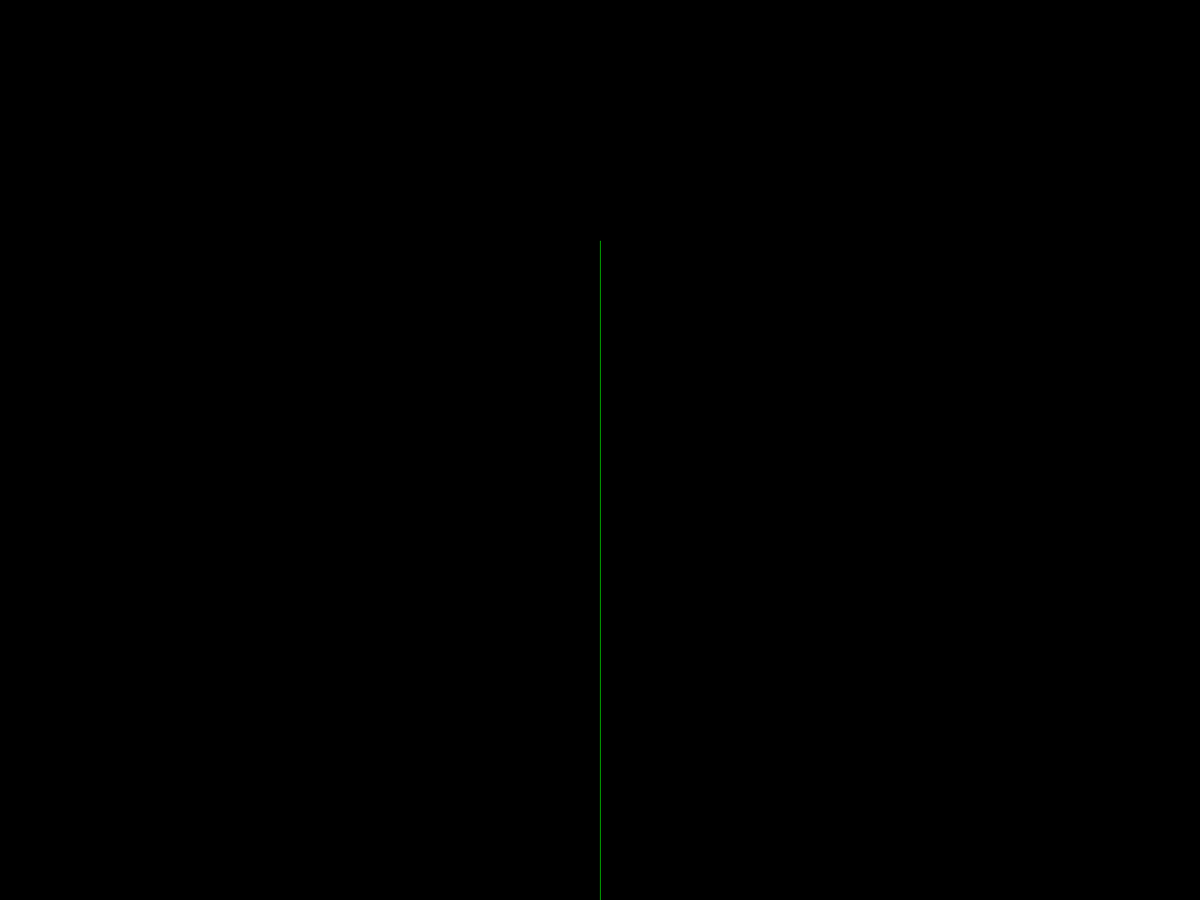
Frame 1 (no input)
Frame 60 (the mouse pressed at the canvas centre just before this capture): identical to frame 1, image omitted
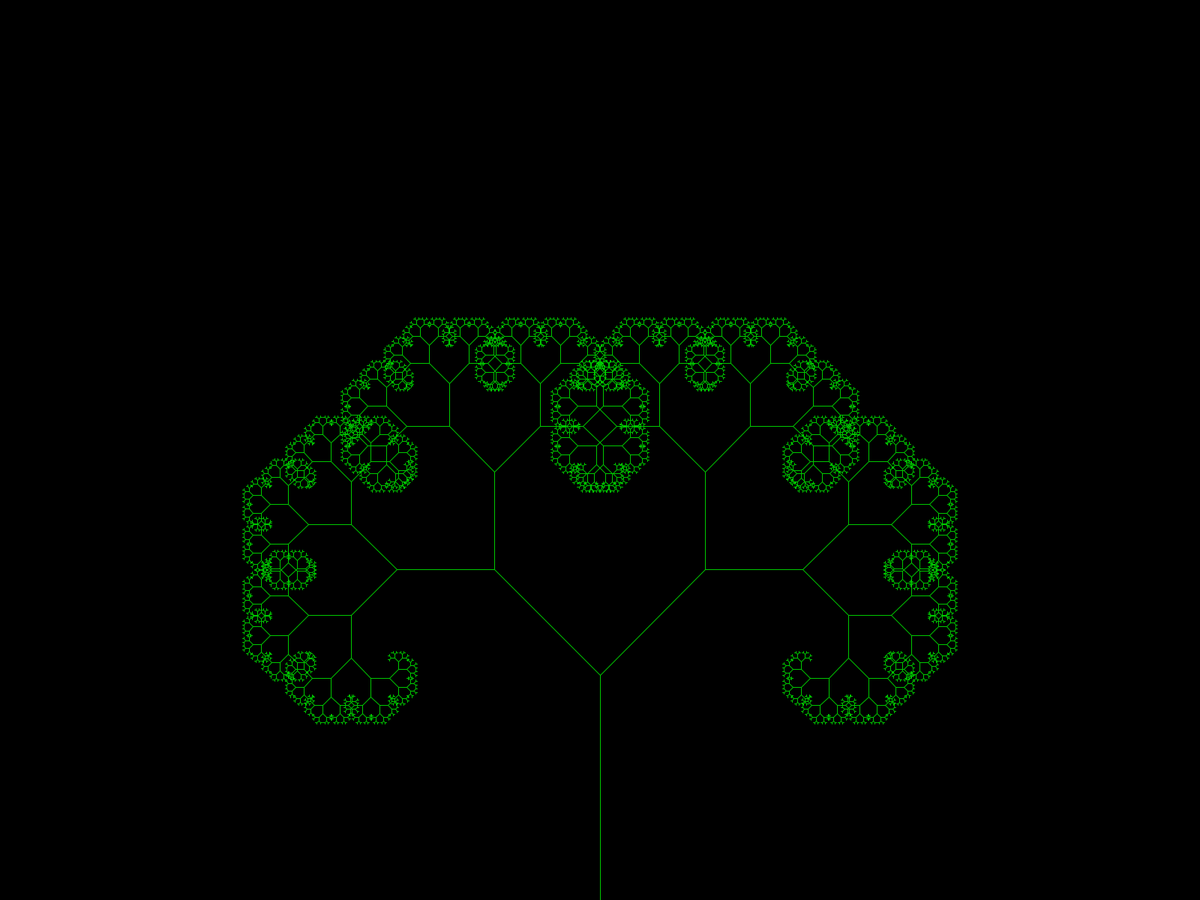
Frame 120 (the mouse held since frame 60 and released just before this capture)

The Processing sketch that drew these frames (run headless with seeded random() and noise(); from frame 60 on, the mouse is pressed at the canvas centre):

// Processing sketch: Tree_Power
// ── Tree_Power.pde

float angle;
float len = 300;

void setup() {
  fullScreen();
  //size(900, 600);
}

void draw() {
  background(0);
  stroke(0, 200, 0);
  strokeWeight(1);
  angle = mouseX / (float) width * 90;
  angle = radians(angle);
  translate(width/2, height);
  line(0, 0, 0, -len);
  translate(0, -len);
  branch(len);
}

void branch(float h) {
  
  h *= 0.66;
  if (h > 2) {
    pushMatrix();  // save state 
    rotate(angle);
    line(0, 0, 0, -h);
    translate(0, -h);
    branch(h);
    popMatrix();  //reset
    
    pushMatrix();  //save state
    rotate(-angle);
    line(0, 0, 0, -h);
    translate(0, -h);
    branch(h);
    popMatrix();
  }
}
